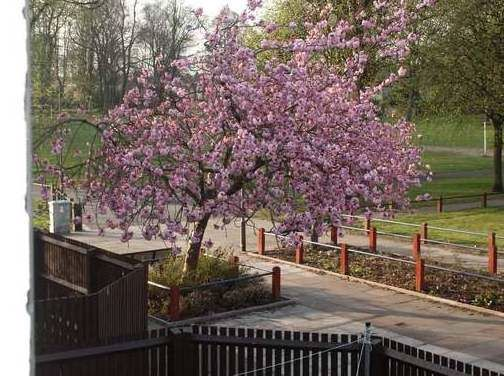
#> input picture Steganography/F5/f5_google_jar/out_.jpg, 504 x 376 px
$ python SaltAndPepper.py
#> lines starting #> are read from the running program, lines starting #| are printed output that depends on the picture; after the words box and inside, x2 and y2 are one past the last pixel; in counts of white or black regions, pixels touching at a corner belong together
#> further down, img is the input picture: shape (376, 504, 3); mean B, G, R 94.2, 102.8, 117
#! /usr/bin/python3
# -*- coding: utf-8 -*-
# @Time    : 2018/1/22 21:01
# @Author  : Shiyu Li
# @Software: PyCharm

import cv2
import numpy as np

def SaltAndPepper(src,percetage):
#> called with percetage = 0.01
    NoiseImg=src
    NoiseNum=int(percetage*src.shape[0]*src.shape[1])
#> NoiseNum = 1895
    for i in range(NoiseNum):
        xj=np.random.random_integers(0,src.shape[0]-1)
        xi=np.random.random_integers(0,src.shape[1]-1)
        if np.random.random_integers(0,1)==0:
            NoiseImg[xj,xi,0] = 255
            NoiseImg[xj,xi,1] = 255
            NoiseImg[xj,xi,2] = 255
        else:
            NoiseImg[xj,xi,0] = 25
            NoiseImg[xj,xi,1] = 20
            NoiseImg[xj,xi,2] = 20
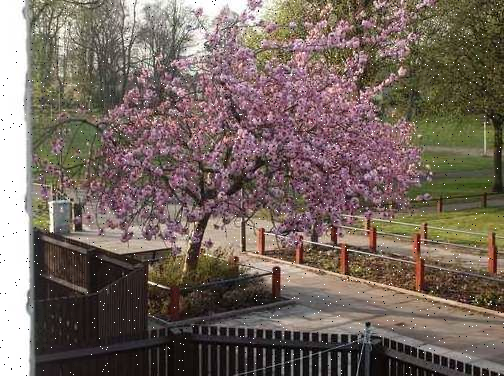
#> NoiseImg: shape (376, 504, 3); 0.98% of pixels changed, all inside (x1, y1, x2, y2) = (0, 0, 504, 376)
    return NoiseImg

if __name__ == '__main__':
    img = cv2.imread('out_.jpg')
    NoiseImg = SaltAndPepper(img, 0.01)
    cv2.imwrite('out.jpg', NoiseImg, [cv2.IMWRITE_JPEG_QUALITY, 100])
